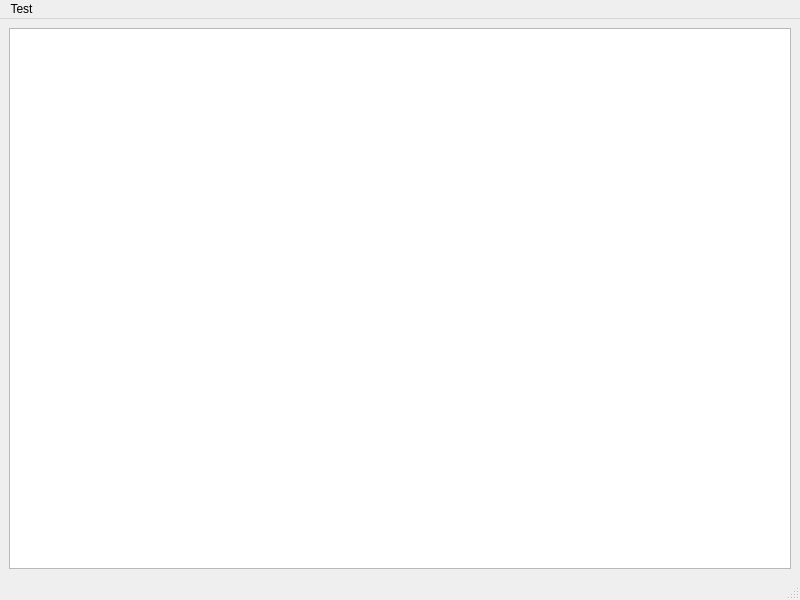
<?xml version="1.0" encoding="UTF-8"?>
<ui version="4.0">
 <class>cStructureWindow</class>
 <widget class="QMainWindow" name="cStructureWindow">
  <property name="geometry">
   <rect>
    <x>0</x>
    <y>0</y>
    <width>800</width>
    <height>600</height>
   </rect>
  </property>
  <property name="windowTitle">
   <string>Structure</string>
  </property>
  <widget class="QWidget" name="centralwidget">
   <layout class="QGridLayout" name="gridLayout">
    <item row="0" column="0">
     <widget class="QTreeView" name="treeView"/>
    </item>
   </layout>
  </widget>
  <widget class="QMenuBar" name="m_lpStructureMenu">
   <property name="geometry">
    <rect>
     <x>0</x>
     <y>0</y>
     <width>800</width>
     <height>21</height>
    </rect>
   </property>
   <widget class="QMenu" name="menuTest">
    <property name="title">
     <string>Test</string>
    </property>
    <addaction name="actionTest"/>
   </widget>
   <addaction name="menuTest"/>
  </widget>
  <widget class="QStatusBar" name="m_lpStructureStatusBar"/>
  <action name="actionTest">
   <property name="text">
    <string>Test</string>
   </property>
  </action>
 </widget>
 <resources/>
 <connections/>
</ui>
